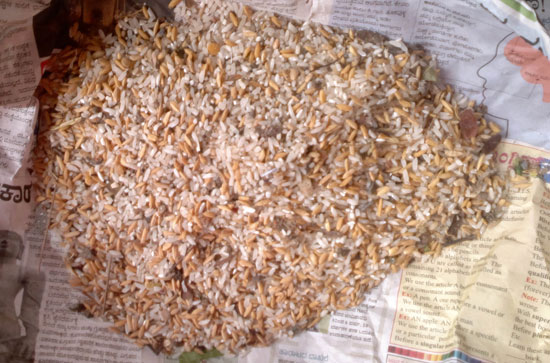
%> input picture rice.jpg, 550 x 363 px
$ octave surf.m   (GNU Octave 9; MATLAB toolbox functions it lacks are replaced by stand-ins)
%> lines starting %> are read from the running program, lines starting %| are printed output that depends on the picture; in (x1, y1, x2, y2) boxes, pixels count from 0 and x2, y2 are one past the last pixel; in counts of white or black regions, pixels touching at a corner belong together; the program's own positions count from 1
I = imread('rice.jpg');
%> I is the input picture: size 363x550x3 uint8; mean R, G, B 174.3, 144.2, 128.3
imshow(I)
I2 = rgb2gray(I)
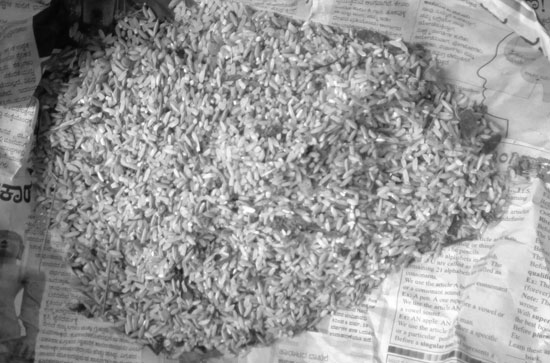
%> I2: size 363x550 uint8; min 3, max 255, mean 151.4
I3 = im2bw(I2, 0.6)
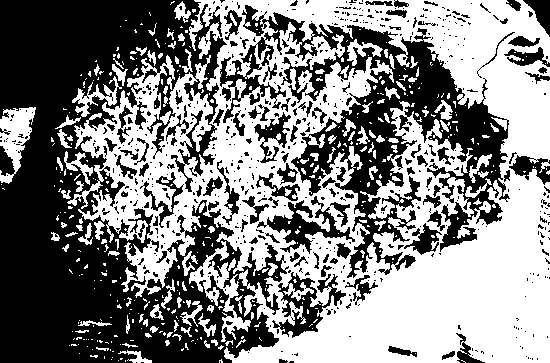
%> I3: size 363x550 logical; 51.7% white; 611 black regions (495 under 20 px), largest, box (x1, y1, x2, y2) and area: (0, 0, 289, 363) 57432, (220, 5, 510, 278) 22553, (272, 272, 346, 338) 1726
%> (the run ends here)

$ run again, with aa.jpg copied over rice.jpg
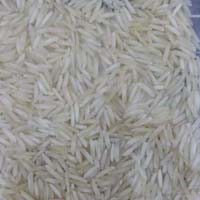
%> input picture aa.jpg, 200 x 200 px
%> I is the input picture: size 200x200x3 uint8; mean R, G, B 152.8, 151.2, 148.4
%> `I3 = im2bw(I2, 0.6)`:
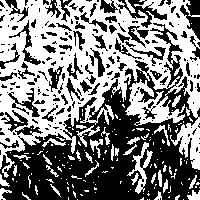
%> I3: size 200x200 logical; 50.3% white; 208 black regions (143 under 20 px), largest, box (x1, y1, x2, y2) and area: (0, 23, 200, 200) 13610, (116, 0, 167, 28) 446, (180, 0, 200, 40) 411

$ run again, with dd.jpg copied over rice.jpg
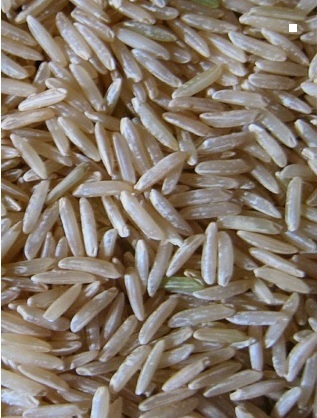
%> input picture dd.jpg, 317 x 418 px
%> I is the input picture: size 418x317x3 uint8; mean R, G, B 133, 119.9, 106.9
%> `I2 = rgb2gray(I)`:
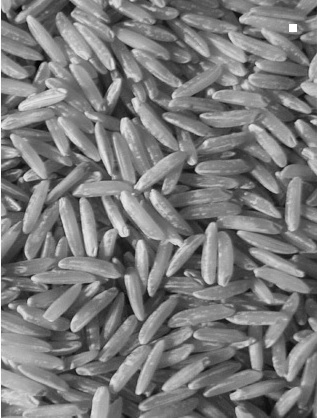
%> I2: size 418x317 uint8; min 2, max 255, mean 122.3
%> `I3 = im2bw(I2, 0.6)`:
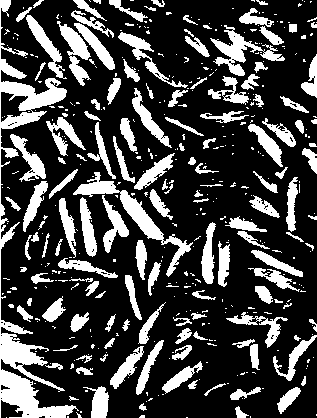
%> I3: size 418x317 logical; 26.1% white; 450 white regions (311 under 20 px), largest, box (x1, y1, x2, y2) and area: (0, 0, 79, 418) 5669, (73, 172, 193, 277) 1705, (210, 25, 285, 76) 1101
